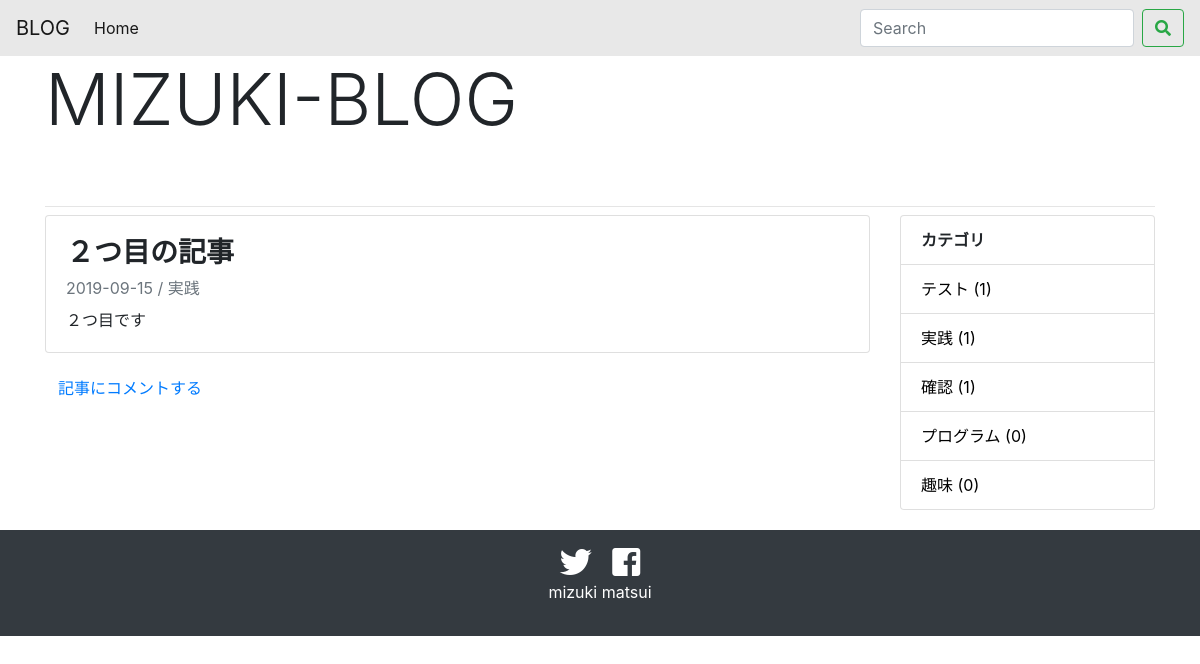
/detail/5/, run on an earlier commit of the app's database.
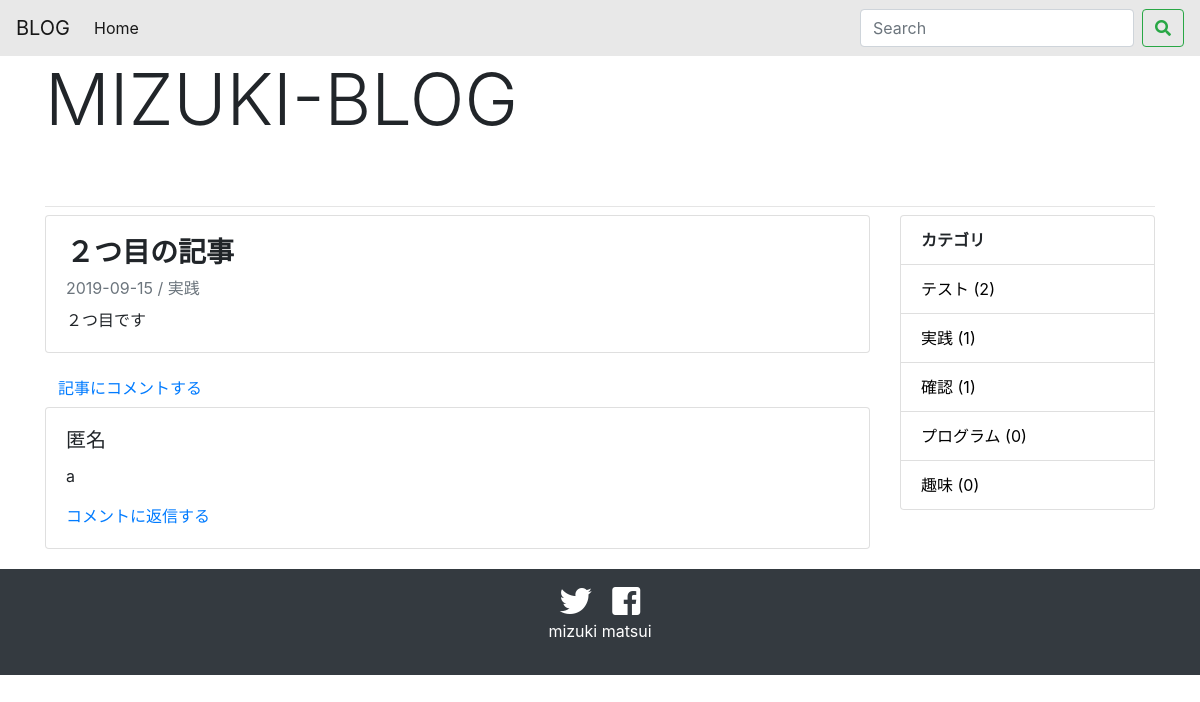
And on a later commit of the database.
### blog/models.py (models this page shows, shortened)
class Post(models.Model):
    title = models.CharField('タイトル', max_length=255)
    text = models.TextField('本文')
    created_at = models.DateTimeField('作成日', default=timezone.now)
    category = models.ForeignKey(Category, verbose_name='カテゴリー', on_delete=models.PROTECT)

class Category(models.Model):
    name = models.CharField('カテゴリー', max_length=255)
    created_at = models.DateTimeField('作成日', default=timezone.now)
    def __str__(self):
        return self.name

class Comment(models.Model):
    name = models.CharField('名前', max_length=30, default='匿名')
    text = models.TextField('コメント')
    post = models.ForeignKey(Post, verbose_name='紐ずく記事', on_delete=models.PROTECT)
    created_at = models.DateTimeField('作成日', default=timezone.now)

### blog/views.py (the view)
# urls.py: path('detail/<int:pk>/',views.DetailView.as_view(),name='detail'),
class DetailView(generic.DetailView):
    model = Post

### blog/context_processors.py (called while the page is built)
def common(request):
    context = {
        'category_list':Category.objects.annotate(post_count=Count('post')).order_by('-post_count'),
    }
    return context

### blog/templates/blog/post_detail.html
{% extends 'blog/base.html' %}
{% block content %}
<div class="card mb-3">
  <div class="card-body">
    <h3 class="card-title"><strong>{{post.title}}</strong></h3>
    <div class="card-subtitle mb-2 text-muted">
      {{post.created_at|date:"Y-m-j"}}  /  {{post.category}}
    </div>
    {{post.text|linebreaksbr|urlize}}
  </div>
</div>
<div>
  <a href="{% url 'blog:comment' post.pk %}" class="btn btn-link" target="_blank">記事にコメントする</a>
  {% for comment in post.comment_set.all %}
  <div class="card">
    <div class="card-body">
      <h5 class="card-title">{{comment.name}}</h5>
      <p class="card-text">
        {{comment.text|linebreaksbr}}
      </p>
      <a href="#!" class="card-link">コメントに返信する</a>
    </div>
  </div>
  {% endfor %}
</div>
{% endblock %}

### blog/templates/blog/base.html (shortened to what this page needs)
{% load static %}
<!doctype html>
<html lang="en">
  <head>
    <link rel="stylesheet" href="https://stackpath.bootstrapcdn.com/bootstrap/4.3.1/css/bootstrap.min.css">
    <link rel="stylesheet" href="{% static 'blog/css/base.css'  %}">
    <link rel="stylesheet" href="https://use.fontawesome.com/releases/v5.6.3/css/all.css">
  </head>
  <body>
    <nav class="navbar navbar-expand-lg navbar-light" style="background-color: #e8e8e8;">
      <a class="navbar-brand" href="#">BLOG</a>
      <div class="collapse navbar-collapse" id="navbarSupportedContent">
        <ul class="navbar-nav mr-auto">
          <li class="nav-item active">
            <a class="nav-link" href="{%url 'blog:index'%}">Home</a>
          </li>
        </ul>
        <form class="form-inline my-2 my-lg-0" method='GET' action="{%url 'blog:index'%}">
          <input class="form-control mr-sm-2" type="text" placeholder="Search" aria-label="Search" name="keyword">
          <button class="btn btn-outline-success my-2 my-sm-0" type="submit"><i class="fa fa-search"></i></button>
        </form>
      </div>
    </nav>
    <header class="pb-5 container">
      <h1 class="display-3">MIZUKI-BLOG</h1>
    </header>
    <div class="container" style="height: auto !important;">
      <hr class="my-2">
      <div class="row">
        <div class="col-md-9">
          {% block content %}
          {% endblock %}
        </div>
        <div class="col-md-3">
          <ul class="list-group">
            <li class="list-group-item"><strong>カテゴリ</strong></li>
            {%for category in category_list%}
              <li class="list-group-item"><a href="{%url 'blog:category' category.pk%}" style="color:black;">{{category}} ({{category.post_count}})</a></li>
            {%endfor%}
          </ul>
        </div>
      </div>
    </div>
    <footer class="footer bg-dark text-white text-center py-3">
      <a href="https://twitter.com/mizuki09101" target="_blank"><i class="px-2 fab fa-twitter fa-2x" style="color:white;"></i></a>
      <a href="https://www.facebook.com/mizuki.matsui.509" target="_blank"><i class="px-2 fab fa-facebook-square fa-2x" style="color:white;"></i></a>
      <p>mizuki matsui</p>
    </footer>
  </body>
</html>

### blog/static/blog/css/base.css (style rules this page uses)
.footer { margin-top : 20px; }

What changed in the data, as far as the page shows it:
added Comment: name "匿名", text "a"
computed for Category "テスト": post_count "1" → "2"
